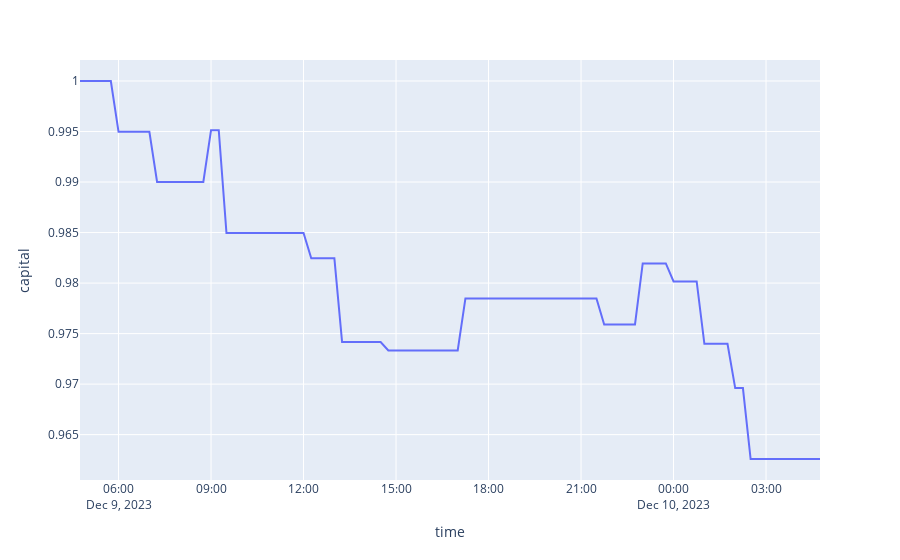

This figure's notebook cell:
### Code cell
%load_ext autoreload
%autoreload 2

from exchange_data.data import OrderBookFrame
from exchange_data.data.backtest import Backtest
import pandas as pd
import numpy as np
import alog
import plotly.graph_objs as go
import plotly.express as px
import plotly as py
import plotly.offline as ofl
from plotly.offline import init_notebook_mode

init_notebook_mode(connected=True)
params = {
 'cache': False,
 'database_name': 'binance_futures',
 'depth': 42,
 'futures': False,
 'group_by': '1m',
 'interval': '1d',
 'max_volume_quantile': 0.99,
 'offset_interval': '0h',
 'plot': False,
 'round_decimals': 3,
 'sequence_length': 36,
 'symbol': 'UNFIUSDT',
 'window_size': '1h',
 'additional_group_by': '15Min',
 'frame_width': 448
}

df = Backtest(**params).frame
capital = 1
df['capital'] = 0
df_len = df.shape[0]
capital_ls = []
price_in = None

for ix in range(0, df_len):
    if ix < df_len - 1:
        row = df.iloc[ix]
        next_row = df.iloc[ix + 1]
        best_ask = row['best_ask']
        
        if row['prediction'] == 1:
            if price_in == None:
                price_in = row['best_bid']
        else:
            if price_in:
                pnl = (best_ask - price_in) / price_in
                capital = capital + (capital * pnl * (1 - 0.005))
                
            price_in = None
            
    #alog.info(capital)
    capital_ls.append(capital)

df['capital'] = np.asarray(capital_ls)

df=df.loc[:, df.columns!='orderbook_img']
px.line(df, y='capital')
